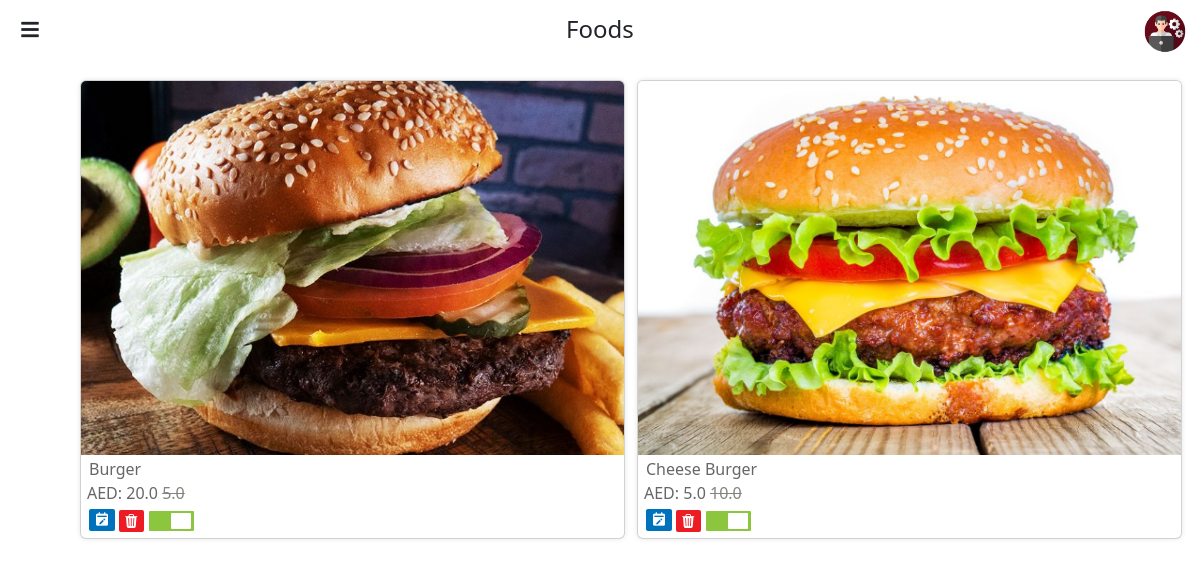
The app's page /categories/6/products/ (signed in), older data.
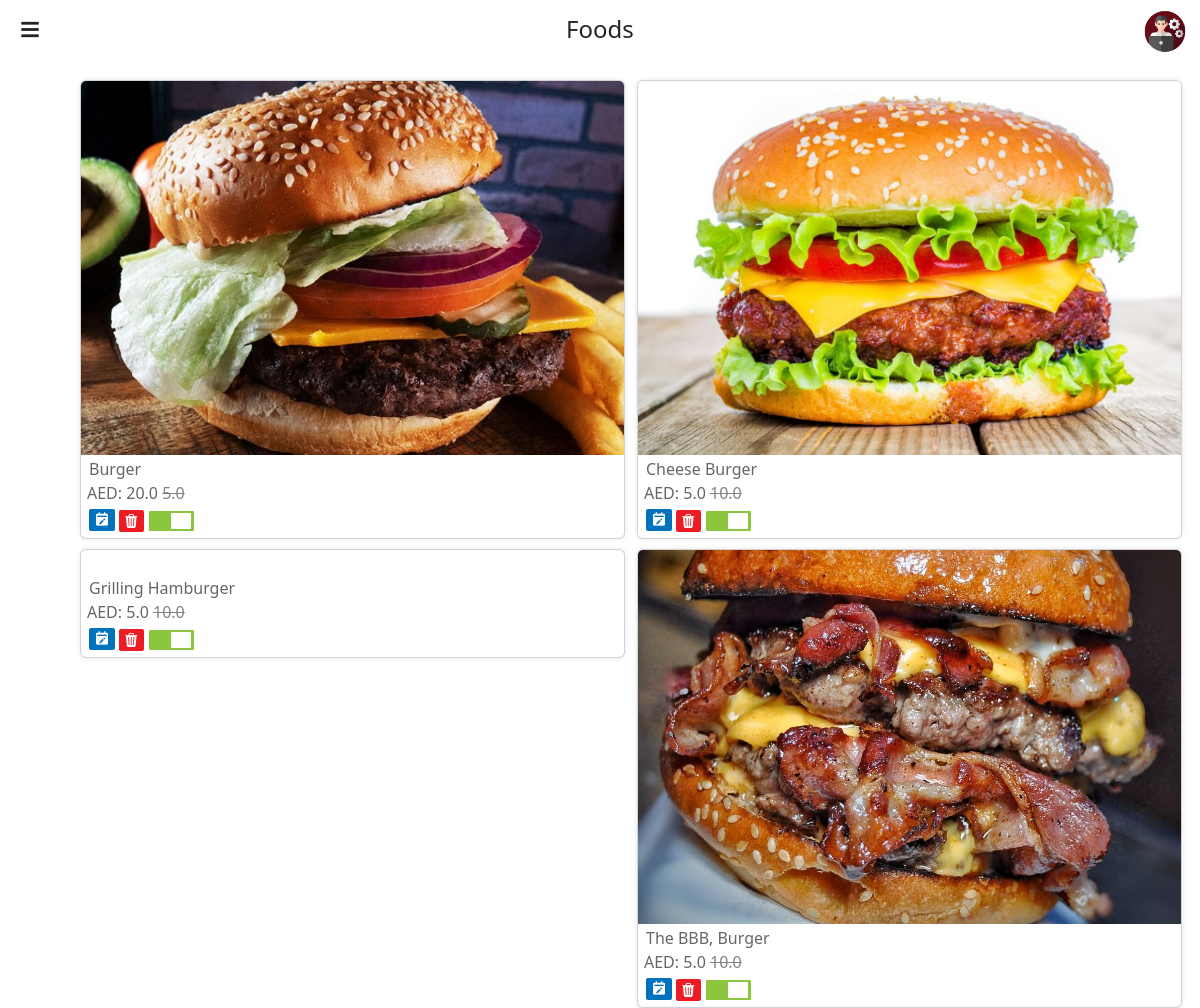
The same page, newer data.
### adminapp/models.py (models this page shows, shortened)
class Product(models.Model):
    name = models.CharField(max_length=100)
    category = models.ManyToManyField(Category)
    image = models.ImageField(upload_to='product_image', null=True)
    description = models.CharField(max_length=100, null=True)
    availability = models.BooleanField(default=False)

class ProductPrice(models.Model):
    product = models.ForeignKey(Product, on_delete=models.CASCADE)
    name = models.CharField(max_length=50)
    actual_price = models.FloatField()
    discount_price = models.FloatField(null=True, blank=True)
    tax = models.DecimalField(max_digits=5, decimal_places=2)

### adminapp/views.py (the view)
# urls.py: path('categories/<int:category_id>/products/', views.category_products, name='category_products'),
@login_required
def category_products(request, category_id):
    category = Category.objects.get(id=category_id)
    products = category.product_set.all()
    return render(request, 'category_products.html', {'category': category, 'products': products})

### adminapp/templates/category_products.html (shortened to what this page needs)
<!DOCTYPE html>
{% load static %}
<html lang="en">
<head>
    <link href="https://cdn.jsdelivr.net/npm/bootstrap@5.3.0-alpha3/dist/css/bootstrap.min.css" rel="stylesheet">
    <link rel="stylesheet" href="https://cdn.jsdelivr.net/npm/bootstrap-icons@1.10.5/font/bootstrap-icons.css">
    <link href='https://unpkg.com/boxicons@2.1.4/css/boxicons.min.css' rel='stylesheet'>
	<link rel="stylesheet" href="https://cdnjs.cloudflare.com/ajax/libs/font-awesome/5.15.4/css/all.min.css">
	<link rel="stylesheet" href="{% static 'css/category-products.css' %}">
	<link rel="stylesheet" href="{% static 'css/animated.css' %}">
</head>
<body>
    <header>
		<div class="row">
			<div class="col">
				<div class="menu-icon" id="menuIcon">
					<i class="fas fa-bars"></i>
				</div>
			</div>
			<div class="col">
				<div style="display: flex; justify-content: center; padding-top: 15px;">
					<h4>Foods</h4>
				</div>
			</div>
			<div class="col">
				<div class="admin-profile">
					<img src="{% static 'images/admin.png' %}" alt="Image" width="50px" style="padding-top: 8px; margin-right: 10px;">
				</div>
			</div>
		</div>
    </header>
	<div class="container fade-up">
		<div class="row">
			{% for product in products %}
				<div class="col-md-6 col-lg-3 col-xs-6">
					<div class="card">
						<a href="{% url 'product_detail' product.id %}">
							<img src="{{ product.image.url }}" class="card-img-top" alt="">
						</a>
						<div class="card-body" style="padding: 0px;">
							<div class="card-text">
								<a href="{% url 'product_detail' product.id %}" style="color: #666666; font-weight: 500;">{{ product.name }}</a>
							</div>
							<div style="margin-left: 6px; color: #666666;">
								AED:
								{% if product.productprice_set.first.discount_price %}
								  <span>{{ product.productprice_set.first.discount_price }}</span>
								  <span style="color: #82847e; text-decoration: line-through; padding-left: 0px;">{{ product.productprice_set.first.actual_price }}</span>
								{% else %}
								  <span>{{ product.productprice_set.first.actual_price }}</span>
								{% endif %}
							</div>
						</div>
						<div class="card-body" style="padding: 0px;">
							<div class="buttons">
								<span>
									<a href="{% url 'edit_product' product.id %}">
										<i class='bx bxs-calendar-edit' style="background-color: #0071bc; color: #fff; padding-top: 2px;
																				padding-bottom: 4px; padding-left: 5px; padding-right: 5px;
																				border-radius: 2px;">
										</i>
									</a>
								</span>
								<span>
									<a href="{% url 'product_delete' product.id %}" onclick="return confirm('Do you want to logout this page?')">
										<i class='bi bi-trash3-fill' style="background-color: #ed1c24; color: #fff; padding-top: 1px;
																				padding-bottom: 2px; padding-left: 5px; padding-right: 2px;
																				border-radius: 2px; font-size: 14px;">
										</i>
									</a>
								</span>
								<span style="padding-left: 5px;">
									<label class="switch">
										<span class="slider round"></span>
									</label>
								</span>
							</div>
						</div>
					</div>
				</div>
			{% endfor %}
		</div>
		</div>
</body>
</html>

Row changes from the older to the newer data that the page shows:
added Product: name "Grilling Hamburger", productprice_set.first.discount_price "5.0", productprice_set.first.actual_price "10.0"
added Product: image (picture), name "The BBB, Burger", productprice_set.first.discount_price "5.0", productprice_set.first.actual_price "10.0"
